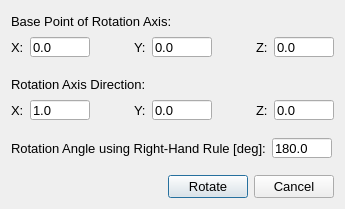
<?xml version="1.0" encoding="UTF-8"?>
<ui version="4.0">
 <class>rotationDialog</class>
 <widget class="QDialog" name="rotationDialog">
  <property name="windowModality">
   <enum>Qt::NonModal</enum>
  </property>
  <property name="geometry">
   <rect>
    <x>0</x>
    <y>0</y>
    <width>345</width>
    <height>209</height>
   </rect>
  </property>
  <property name="sizePolicy">
   <sizepolicy hsizetype="Preferred" vsizetype="Preferred">
    <horstretch>0</horstretch>
    <verstretch>0</verstretch>
   </sizepolicy>
  </property>
  <property name="windowTitle">
   <string>Rotate</string>
  </property>
  <property name="modal">
   <bool>false</bool>
  </property>
  <layout class="QVBoxLayout" name="verticalLayout">
   <item>
    <layout class="QHBoxLayout" name="horizontalLayout_2">
     <item>
      <widget class="QLabel" name="BasePtRotAxisLabel">
       <property name="font">
        <font>
         <pointsize>10</pointsize>
        </font>
       </property>
       <property name="text">
        <string>Base Point of Rotation Axis:</string>
       </property>
      </widget>
     </item>
     <item>
      <spacer name="horizontalSpacer_3">
       <property name="orientation">
        <enum>Qt::Horizontal</enum>
       </property>
       <property name="sizeHint" stdset="0">
        <size>
         <width>228</width>
         <height>20</height>
        </size>
       </property>
      </spacer>
     </item>
    </layout>
   </item>
   <item>
    <layout class="QHBoxLayout" name="horizontalLayout_3">
     <item>
      <widget class="QLabel" name="XBasePtLabel">
       <property name="font">
        <font>
         <pointsize>10</pointsize>
        </font>
       </property>
       <property name="text">
        <string>X:</string>
       </property>
      </widget>
     </item>
     <item>
      <widget class="QLineEdit" name="XBasePtLineEdit">
       <property name="sizePolicy">
        <sizepolicy hsizetype="Maximum" vsizetype="Fixed">
         <horstretch>0</horstretch>
         <verstretch>0</verstretch>
        </sizepolicy>
       </property>
       <property name="minimumSize">
        <size>
         <width>60</width>
         <height>16</height>
        </size>
       </property>
       <property name="maximumSize">
        <size>
         <width>60</width>
         <height>22</height>
        </size>
       </property>
       <property name="font">
        <font>
         <pointsize>10</pointsize>
        </font>
       </property>
       <property name="text">
        <string>0.0</string>
       </property>
      </widget>
     </item>
     <item>
      <spacer name="horizontalSpacer">
       <property name="orientation">
        <enum>Qt::Horizontal</enum>
       </property>
       <property name="sizeHint" stdset="0">
        <size>
         <width>40</width>
         <height>20</height>
        </size>
       </property>
      </spacer>
     </item>
     <item>
      <widget class="QLabel" name="YBasePtLabel">
       <property name="font">
        <font>
         <pointsize>10</pointsize>
        </font>
       </property>
       <property name="text">
        <string>Y:</string>
       </property>
      </widget>
     </item>
     <item>
      <widget class="QLineEdit" name="YBasePtLineEdit">
       <property name="sizePolicy">
        <sizepolicy hsizetype="Maximum" vsizetype="Fixed">
         <horstretch>0</horstretch>
         <verstretch>0</verstretch>
        </sizepolicy>
       </property>
       <property name="minimumSize">
        <size>
         <width>60</width>
         <height>16</height>
        </size>
       </property>
       <property name="maximumSize">
        <size>
         <width>60</width>
         <height>22</height>
        </size>
       </property>
       <property name="font">
        <font>
         <pointsize>10</pointsize>
        </font>
       </property>
       <property name="text">
        <string>0.0</string>
       </property>
      </widget>
     </item>
     <item>
      <spacer name="horizontalSpacer_2">
       <property name="orientation">
        <enum>Qt::Horizontal</enum>
       </property>
       <property name="sizeHint" stdset="0">
        <size>
         <width>40</width>
         <height>20</height>
        </size>
       </property>
      </spacer>
     </item>
     <item>
      <widget class="QLabel" name="ZBasePtLabel">
       <property name="font">
        <font>
         <pointsize>10</pointsize>
        </font>
       </property>
       <property name="text">
        <string>Z:</string>
       </property>
      </widget>
     </item>
     <item>
      <widget class="QLineEdit" name="ZBasePtLineEdit">
       <property name="sizePolicy">
        <sizepolicy hsizetype="Maximum" vsizetype="Fixed">
         <horstretch>0</horstretch>
         <verstretch>0</verstretch>
        </sizepolicy>
       </property>
       <property name="minimumSize">
        <size>
         <width>60</width>
         <height>16</height>
        </size>
       </property>
       <property name="maximumSize">
        <size>
         <width>60</width>
         <height>22</height>
        </size>
       </property>
       <property name="font">
        <font>
         <pointsize>10</pointsize>
        </font>
       </property>
       <property name="text">
        <string>0.0</string>
       </property>
      </widget>
     </item>
    </layout>
   </item>
   <item>
    <spacer name="verticalSpacer">
     <property name="orientation">
      <enum>Qt::Vertical</enum>
     </property>
     <property name="sizeHint" stdset="0">
      <size>
       <width>20</width>
       <height>40</height>
      </size>
     </property>
    </spacer>
   </item>
   <item>
    <layout class="QHBoxLayout" name="horizontalLayout_4">
     <item>
      <widget class="QLabel" name="RotationAxisDirLabel">
       <property name="font">
        <font>
         <pointsize>10</pointsize>
        </font>
       </property>
       <property name="text">
        <string>Rotation Axis Direction:</string>
       </property>
      </widget>
     </item>
     <item>
      <spacer name="horizontalSpacer_8">
       <property name="orientation">
        <enum>Qt::Horizontal</enum>
       </property>
       <property name="sizeHint" stdset="0">
        <size>
         <width>238</width>
         <height>20</height>
        </size>
       </property>
      </spacer>
     </item>
    </layout>
   </item>
   <item>
    <layout class="QHBoxLayout" name="horizontalLayout_5">
     <item>
      <widget class="QLabel" name="XRotDirLabel">
       <property name="font">
        <font>
         <pointsize>10</pointsize>
        </font>
       </property>
       <property name="text">
        <string>X:</string>
       </property>
      </widget>
     </item>
     <item>
      <widget class="QLineEdit" name="XRotAxisDirLineEdit">
       <property name="sizePolicy">
        <sizepolicy hsizetype="Maximum" vsizetype="Fixed">
         <horstretch>0</horstretch>
         <verstretch>0</verstretch>
        </sizepolicy>
       </property>
       <property name="minimumSize">
        <size>
         <width>60</width>
         <height>16</height>
        </size>
       </property>
       <property name="maximumSize">
        <size>
         <width>60</width>
         <height>22</height>
        </size>
       </property>
       <property name="font">
        <font>
         <pointsize>10</pointsize>
        </font>
       </property>
       <property name="text">
        <string>1.0</string>
       </property>
      </widget>
     </item>
     <item>
      <spacer name="horizontalSpacer_4">
       <property name="orientation">
        <enum>Qt::Horizontal</enum>
       </property>
       <property name="sizeHint" stdset="0">
        <size>
         <width>40</width>
         <height>20</height>
        </size>
       </property>
      </spacer>
     </item>
     <item>
      <widget class="QLabel" name="YRotDirLabel">
       <property name="font">
        <font>
         <pointsize>10</pointsize>
        </font>
       </property>
       <property name="text">
        <string>Y:</string>
       </property>
      </widget>
     </item>
     <item>
      <widget class="QLineEdit" name="YRotAxisDirLineEdit">
       <property name="sizePolicy">
        <sizepolicy hsizetype="Maximum" vsizetype="Fixed">
         <horstretch>0</horstretch>
         <verstretch>0</verstretch>
        </sizepolicy>
       </property>
       <property name="minimumSize">
        <size>
         <width>60</width>
         <height>16</height>
        </size>
       </property>
       <property name="maximumSize">
        <size>
         <width>60</width>
         <height>22</height>
        </size>
       </property>
       <property name="font">
        <font>
         <pointsize>10</pointsize>
        </font>
       </property>
       <property name="text">
        <string>0.0</string>
       </property>
      </widget>
     </item>
     <item>
      <spacer name="horizontalSpacer_5">
       <property name="orientation">
        <enum>Qt::Horizontal</enum>
       </property>
       <property name="sizeHint" stdset="0">
        <size>
         <width>40</width>
         <height>20</height>
        </size>
       </property>
      </spacer>
     </item>
     <item>
      <widget class="QLabel" name="ZRotDirLabel">
       <property name="font">
        <font>
         <pointsize>10</pointsize>
        </font>
       </property>
       <property name="text">
        <string>Z:</string>
       </property>
      </widget>
     </item>
     <item>
      <widget class="QLineEdit" name="ZRotAxisDirLineEdit">
       <property name="sizePolicy">
        <sizepolicy hsizetype="Maximum" vsizetype="Fixed">
         <horstretch>0</horstretch>
         <verstretch>0</verstretch>
        </sizepolicy>
       </property>
       <property name="minimumSize">
        <size>
         <width>60</width>
         <height>16</height>
        </size>
       </property>
       <property name="maximumSize">
        <size>
         <width>60</width>
         <height>22</height>
        </size>
       </property>
       <property name="font">
        <font>
         <pointsize>10</pointsize>
        </font>
       </property>
       <property name="text">
        <string>0.0</string>
       </property>
      </widget>
     </item>
    </layout>
   </item>
   <item>
    <spacer name="verticalSpacer_2">
     <property name="orientation">
      <enum>Qt::Vertical</enum>
     </property>
     <property name="sizeHint" stdset="0">
      <size>
       <width>20</width>
       <height>40</height>
      </size>
     </property>
    </spacer>
   </item>
   <item>
    <layout class="QHBoxLayout" name="horizontalLayout_6">
     <item>
      <widget class="QLabel" name="RotAngleLabel">
       <property name="font">
        <font>
         <pointsize>10</pointsize>
        </font>
       </property>
       <property name="text">
        <string>Rotation Angle using Right-Hand Rule [deg]:</string>
       </property>
      </widget>
     </item>
     <item>
      <widget class="QLineEdit" name="RotAngleLineEdit">
       <property name="sizePolicy">
        <sizepolicy hsizetype="Maximum" vsizetype="Fixed">
         <horstretch>0</horstretch>
         <verstretch>0</verstretch>
        </sizepolicy>
       </property>
       <property name="minimumSize">
        <size>
         <width>60</width>
         <height>16</height>
        </size>
       </property>
       <property name="maximumSize">
        <size>
         <width>60</width>
         <height>22</height>
        </size>
       </property>
       <property name="font">
        <font>
         <pointsize>10</pointsize>
        </font>
       </property>
       <property name="text">
        <string>180.0</string>
       </property>
      </widget>
     </item>
     <item>
      <spacer name="horizontalSpacer_6">
       <property name="orientation">
        <enum>Qt::Horizontal</enum>
       </property>
       <property name="sizeHint" stdset="0">
        <size>
         <width>40</width>
         <height>20</height>
        </size>
       </property>
      </spacer>
     </item>
    </layout>
   </item>
   <item>
    <spacer name="verticalSpacer_3">
     <property name="orientation">
      <enum>Qt::Vertical</enum>
     </property>
     <property name="sizeHint" stdset="0">
      <size>
       <width>20</width>
       <height>40</height>
      </size>
     </property>
    </spacer>
   </item>
   <item>
    <layout class="QHBoxLayout" name="horizontalLayout_7">
     <item>
      <spacer name="horizontalSpacer_7">
       <property name="orientation">
        <enum>Qt::Horizontal</enum>
       </property>
       <property name="sizeHint" stdset="0">
        <size>
         <width>158</width>
         <height>20</height>
        </size>
       </property>
      </spacer>
     </item>
     <item>
      <widget class="QPushButton" name="RotatePushButton">
       <property name="font">
        <font>
         <pointsize>10</pointsize>
        </font>
       </property>
       <property name="text">
        <string>Rotate</string>
       </property>
      </widget>
     </item>
     <item>
      <widget class="QPushButton" name="CancelPushButton">
       <property name="font">
        <font>
         <pointsize>10</pointsize>
        </font>
       </property>
       <property name="text">
        <string>Cancel</string>
       </property>
      </widget>
     </item>
    </layout>
   </item>
  </layout>
 </widget>
 <resources/>
 <connections>
  <connection>
   <sender>CancelPushButton</sender>
   <signal>clicked()</signal>
   <receiver>rotationDialog</receiver>
   <slot>reject()</slot>
   <hints>
    <hint type="sourcelabel">
     <x>352</x>
     <y>223</y>
    </hint>
    <hint type="destinationlabel">
     <x>199</x>
     <y>124</y>
    </hint>
   </hints>
  </connection>
 </connections>
</ui>
